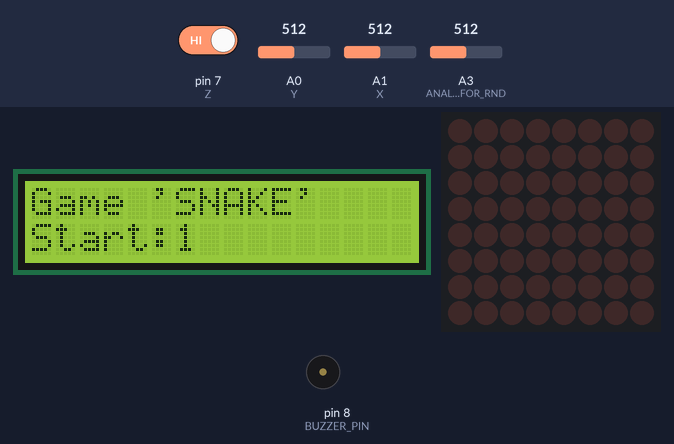
Recording of a sketch running on a simulated Arduino Uno, built with avr-gcc and run on an emulated ATmega328P. Parts: 16×2 character LCD, 8×8 LED matrix, buzzer (waves = sounding). The test bench sets the inputs (shaded band); at power-on: A0 (Y) = 512, pin 7 (Z) HIGH, A1 (X) = 512, A3 (ANALOG_PIN_FOR_RND) = 512. Random numbers use the default seed unless the sketch sets one.

Above: at 1.2 s.
At 12.3 s:
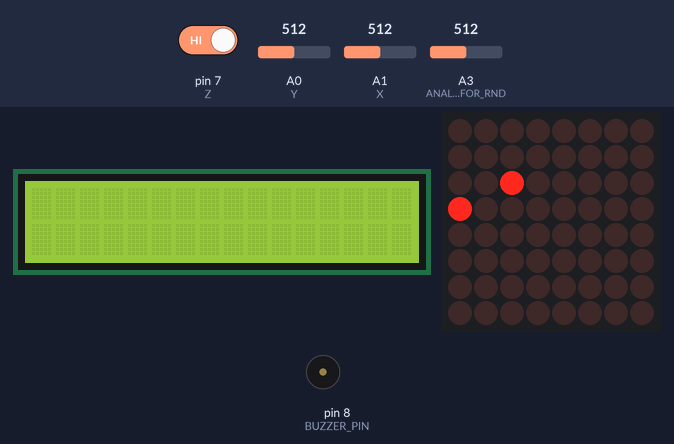
12.4 s: A0 (Y) set to 836
13.9 s: A0 (Y) set to 862
At 14.11 s:
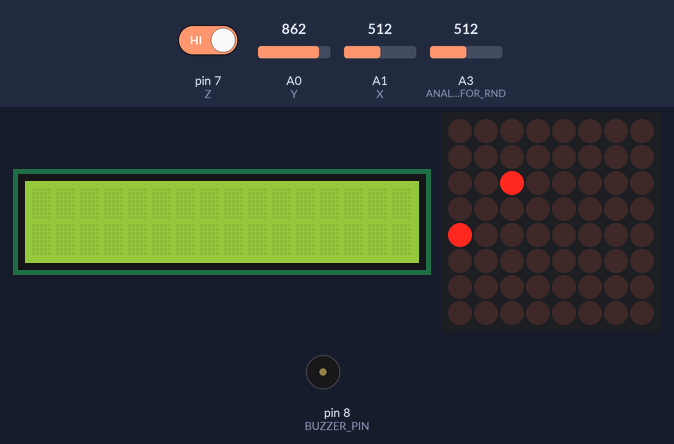
At 17.5 s:
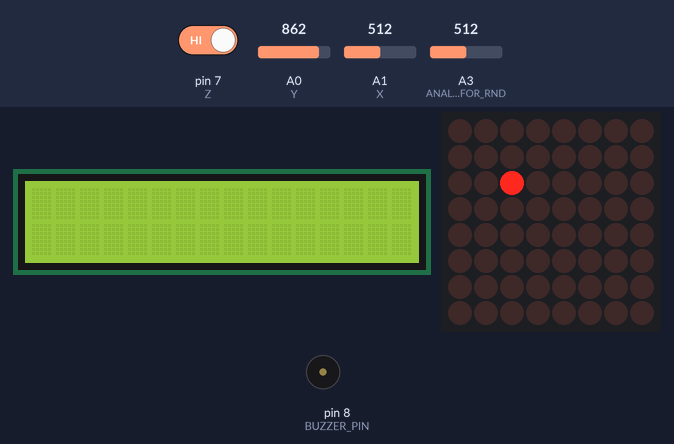
19.6 s: pin 7 (Z) driven HIGH
Timing chart, 0 to 23.3 s (numbered marks = the images above; inputs shaded):
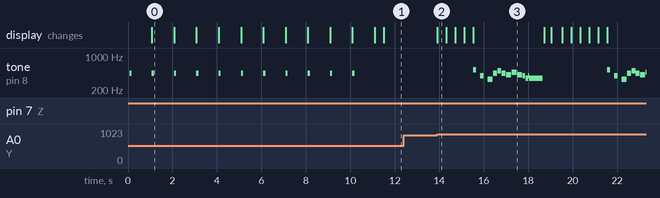

Measured:
- the behaviour switches between 850 and 851 on A0 (Y) (found by bisection; images 1 and 2)
- after the input at 12.4 s, every drawn part: stays the same
- after the input at 13.9 s, tone on pin 8 (BUZZER_PIN): plays 523 Hz for 0.15 s, 391 Hz for 0.15 s, 329 Hz for 0.23 s, 440 Hz for 0.17 s, 493 Hz for 0.17 s, 440 Hz for 0.18 s … (13 notes in this stretch), starting after 1.6 s; the display: changes at once (image 2)
- what the display in image 0 shows lasts 1.0 s, from 1.1 s to 2.1 s
- what the display in image 2 shows lasts 0.4 s, from 13.9 s to 14.3 s

The sketch:

Snake.ino
```cpp
#include <LiquidCrystal.h>
LiquidCrystal lcd(9,6,5,4,3,2);
uint32_t myTimer1;

#include <LedControl.h>
LedControl lc = LedControl(12, 11, 10, 1);  //MAX7219: DIN, CLK, CS
#define BUZZER_PIN 8
#define X A1
#define Y A0
#define Z 7
#define ANALOG_PIN_FOR_RND A3
enum {NOTOUCH,RIGHT,LEFT,DOWN,UP};

struct Store {int value;bool flag;};

struct Snakes {
  int x;
  int y;
  bool flagX;
  bool flagY;
};

struct Mouses {
  int x;
  int y;
};

Store store;
Snakes snake;
Mouses mouse;

unsigned long timeOfMovement = 0;
int movement = 400; // speed snake
int player, playerOld;
int tailX[64], tailY[64];

void setup() {
  pinMode(BUZZER_PIN, OUTPUT);
  pinMode(Z, INPUT);

  lc.shutdown(0, false);
  lc.setIntensity(0, 4);
  lc.clearDisplay(0);

  randomSeed(analogRead(ANALOG_PIN_FOR_RND));
  Serial.begin(9600);
  draw_clear();

  lcd.begin(16,2);
  lcd.clear();

  for(int i=0;i<=10;i++)
  {
  lcd.setCursor(0,0);
  lcd.print("Game 'SNAKE'");
  lcd.setCursor(0,1);
  lcd.print("Start:");
  tone(BUZZER_PIN, 440, 100);
  lcd.print(i);
  delay(1000);
  }
  lcd.clear();
}

void loop() {
  at_the_start();
  while (store.flag) {
    player_move('x');
    player_move('y');

    // Проверка съедания мыши / Checking if the snake ate the mouse
    if (snake.x == mouse.x && snake.y == mouse.y) {
      bool valid = false;
      while (!valid) {
        valid = true;
        mouse.x = random(0, 8);
        mouse.y = random(0, 8);
        for (int i = 0; i < store.value; i++) {
          if (mouse.x == tailX[i] && mouse.y == tailY[i]) {
            valid = false;
            break;
          }
        }
      }
      store.value++;
      lcd.setCursor(0,1);
      lcd.print("Your score: ");
      lcd.print(store.value);
      tone(BUZZER_PIN, 440, 100);

    }

    // Движене змейки по таймеру / Snake movement by timer
    if (millis() - timeOfMovement > movement) {
      draw_clear();
      draw_point(mouse.x, mouse.y, true);
      snake_drow();

      // Проверка выхода за границы / Boundary check
      if (snake.x < 0 || snake.x >= 8 || snake.y < 0 || snake.y >= 8) {
        game_over();
      }

      // Проверка самопересечения / Self-collision check
      for (int i = 1; i <= store.value; i++) {
        if (snake.x == tailX[i] && snake.y == tailY[i]) {
          game_over();
        }
      }

      timeOfMovement = millis();
    }
  }
}

//Функция начала игры / Game start function
void at_the_start() {
  draw_clear();
  store = {0, false};
  player = NOTOUCH;
  playerOld = NOTOUCH;

  player_move('z'); // ждем кнопку старта / Waiting for start button

  snake = {random(0, 8), random(0, 8), true, true};
  mouse = {random(0, 8), random(0, 8)};

  draw_point(mouse.x, mouse.y, true);
  delay(movement);
}

//Конец игры / Game over
void game_over()
{

  midi_gameover();
  lcd.clear();
  draw_pouring(true);
  delay(300);
  draw_pouring(false);

  lcd.setCursor(0,0);
  lcd.print("GAME OVER");

  lcd.setCursor(0,1);
  lcd.print("Your score: ");
  lcd.print(store.value);
  if(millis()-myTimer1>=100000)
  {myTimer1=millis();}

  store.flag = false;
  randomSeed(analogRead(ANALOG_PIN_FOR_RND));
  delay(500);
}

//Управление игроком / Player control
void player_move(char coordinate) {
  switch (coordinate) {
    case 'x': {
      int x = analogRead(X);
      if (x < 350 && snake.flagX) {
        player = LEFT;
        snake.flagX = false;
      }
      if (x > 850 && snake.flagX) {
        player = RIGHT;
        snake.flagX = false;
      }
      if (x >= 350 && x <= 850) {
        snake.flagX = true;
      }
      break;
    }
    case 'y': {
      int y = analogRead(Y);
      if (y < 350 && snake.flagY) {
        player = UP;
        snake.flagY = false;
      }
      if (y > 850 && snake.flagY) {
        player = DOWN;
        snake.flagY = false;
      }
      if (y >= 350 && y <= 850) {
        snake.flagY = true;
      }
      break;
    }
    case 'z': {
      while (digitalRead(Z) == LOW) {
        // ждем нажатия
        delay(50);
      }
      store.flag = true;
      break;
    }
  }
}

//Отрисовка змеи / Snake rendering
void snake_drow() {
  switch (player) {
    case RIGHT:
      if (playerOld != LEFT) snake.x++;
      break;
    case LEFT:
      if (playerOld != RIGHT) snake.x--;
      break;
    case UP:
      if (playerOld != DOWN) snake.y--;
      break;
    case DOWN:
      if (playerOld != UP) snake.y++;
      break;
  }
  playerOld = player;

  tail_create();
  for (int i = 0; i <= store.value; i++) {
    draw_point(tailX[i], tailY[i], true);
  }
}

//Формирование хвоста / Tail creation
void tail_create() {
  int bufferX = tailX[0];
  int bufferY = tailY[0];
  int bufferX2, bufferY2;
  tailX[0] = snake.x;
  tailY[0] = snake.y;
  for (int i = 1; i <= store.value; i++) {
    bufferX2 = tailX[i];
    bufferY2 = tailY[i];
    tailX[i] = bufferX;
    tailY[i] = bufferY;
    bufferX = bufferX2;
    bufferY = bufferY2;
  }
}

//Отрисовка точки / Drawing a point
void draw_point(int x, int y, bool on) {
  if (x >= 0 && x < 8 && y >= 0 && y < 8) {
    lc.setLed(0, y, x, on);
  }
}

//Очистка / Clearing
void draw_clear() {
  lc.clearDisplay(0);
}

//Заливка / Filling
void draw_pouring(bool on) {
  for (int y = 0; y < 8; y++) {
    for (int x = 0; x < 8; x++) {
      lc.setLed(0, y, x, on);
    }
  }
}


void midi_gameover()
{
tone(BUZZER_PIN, 523, 150.0);
delay(166.666666667);
delay(166.666666667);
tone(BUZZER_PIN, 391, 150.0);
delay(166.666666667);
delay(166.666666667);
tone(BUZZER_PIN, 329, 225.0);
delay(250.0);
tone(BUZZER_PIN, 440, 172.5);
delay(191.666666667);
delay(2.77777777778);
tone(BUZZER_PIN, 493, 172.5);
delay(191.666666667);
delay(2.77777777778);
tone(BUZZER_PIN, 440, 175.0);
delay(194.444444444);
tone(BUZZER_PIN, 415, 225.0);
delay(250.0);
tone(BUZZER_PIN, 466, 225.0);
delay(250.0);
tone(BUZZER_PIN, 415, 225.0);
delay(250.0);
tone(BUZZER_PIN, 391, 112.5);
delay(125.0);
tone(BUZZER_PIN, 349, 112.5);
delay(125.0);
tone(BUZZER_PIN, 391, 30.0);
delay(33.3333333333);
tone(BUZZER_PIN, 349, 600.0);
delay(666.666666667);
tone(BUZZER_PIN, 349, 2.5);
delay(2.77777777778);
}
```
